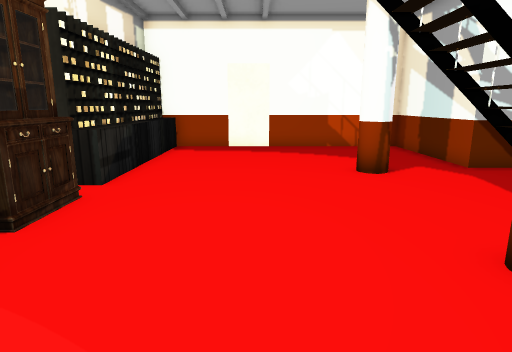
[1] (above)

19 first-person views from a walk through a Unity game level. The camera is 1.2 m above the floor, tilts 12° down and sees 75° across. The floor is counted in squares, 0.6 m on a side. Each view is taken from the middle of a square. On the plan, view 1 faces up. The plan holds only what a view shows up to about 18 squares ahead; the rest is blank. The player character is not drawn. Some animated figures are left out. Some surface patterns are stand-ins.

[2]
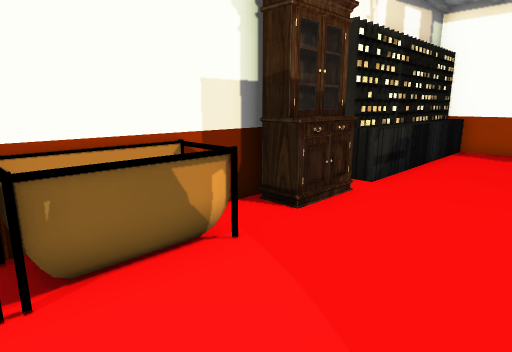

[3]
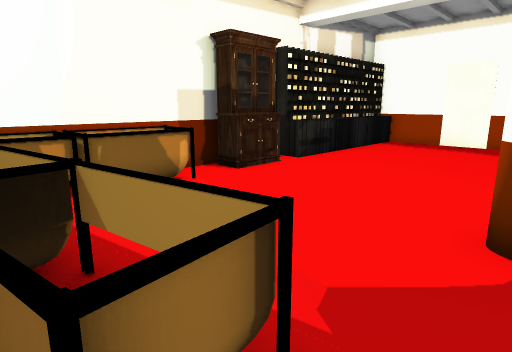

[4]
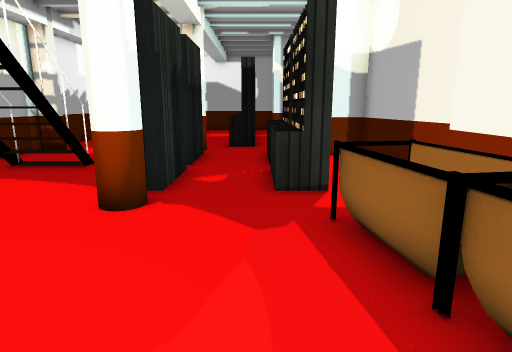

[5]
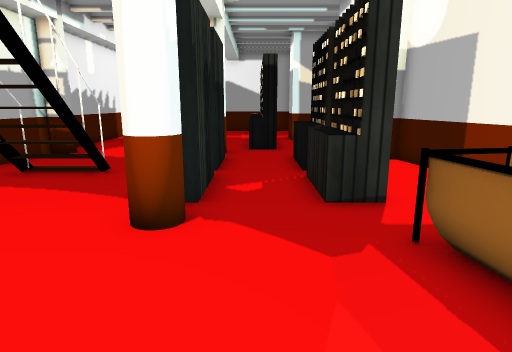

[6]
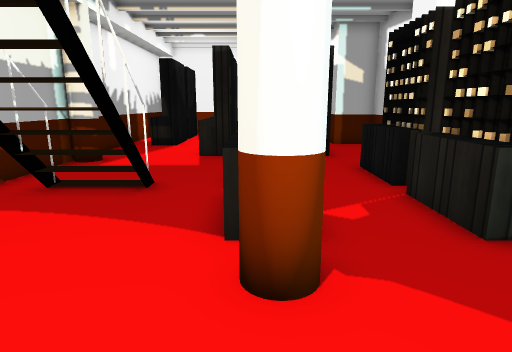

[7]
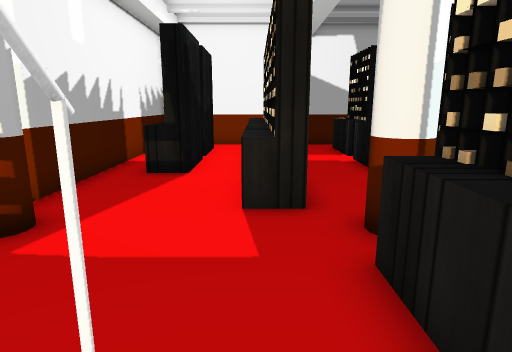

[8]
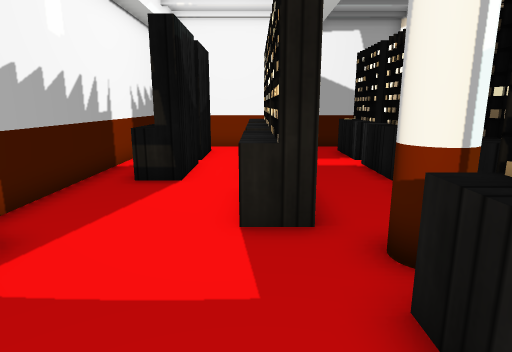

[9]
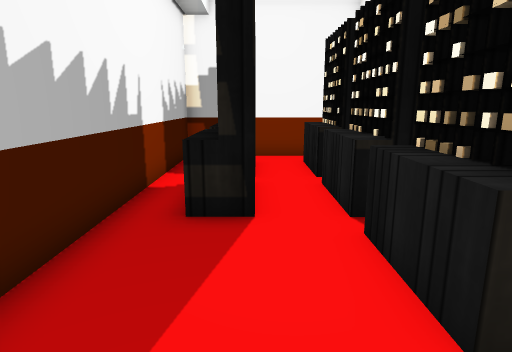

[10]
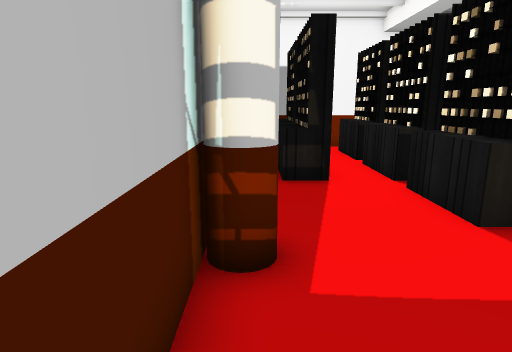

[11]
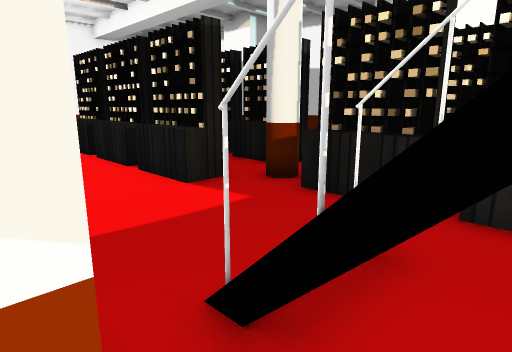

[12]
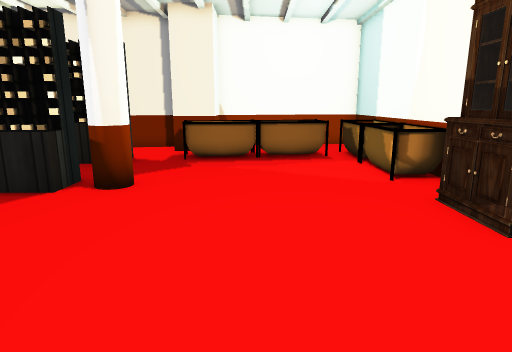

[13]
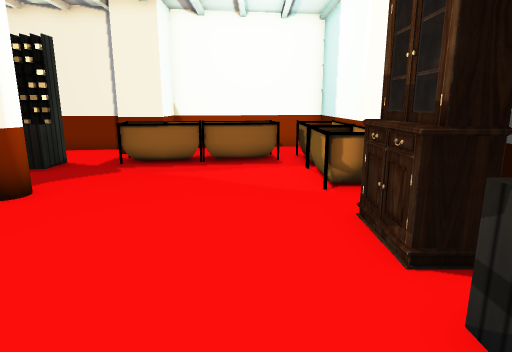

[14]
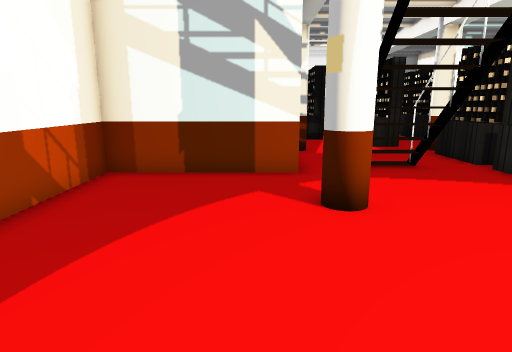

[15]
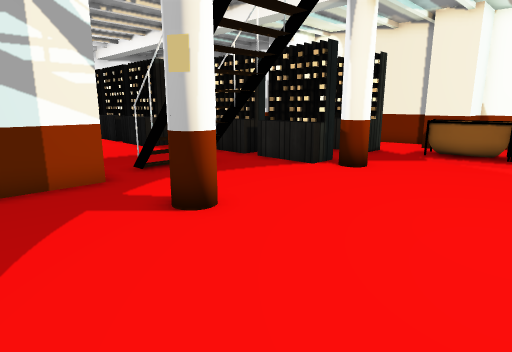

[16]
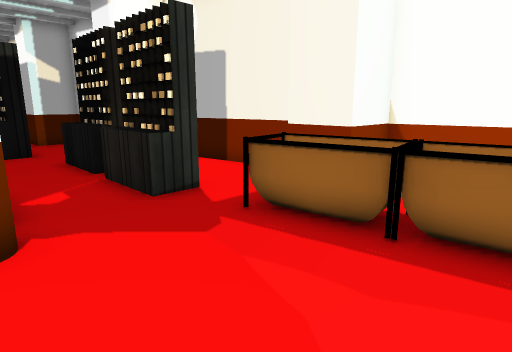

[17]
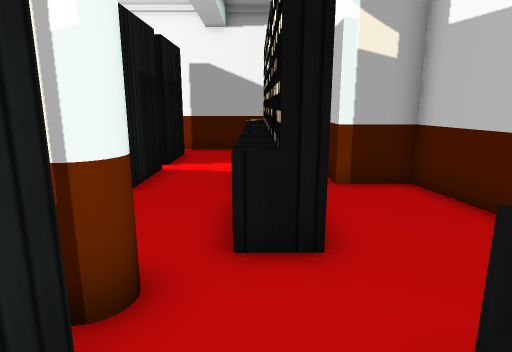

[18]
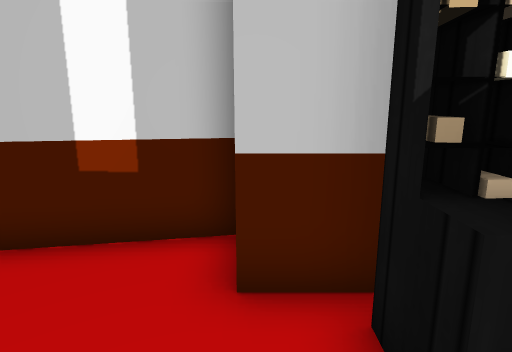

[19]
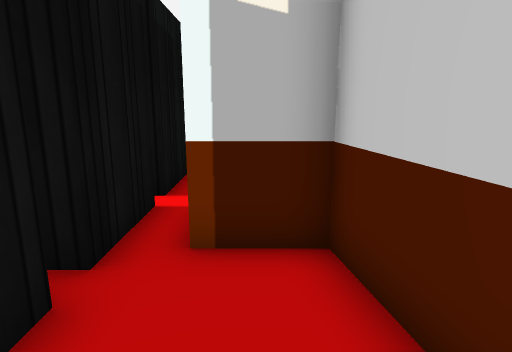

### Floor plan
Key: @ floor where view 1 was taken; # wall or solid block; x gap in a wall; . floor; = window, fence, low wall or low ledge; ^ raised ledge; T thing the floor can be seen under or through; O other object.
Columns run from 5 left of view 1 to 24 right of it. Each row starts with its distance up from view 1.
 17 ####
 16 #^  #########
 15 #^..........#
 14 #^..........#
 13 #^..........#
 12 #^..........#
 11 #^..........##################
 10 #^.......#.......##..........#
  9 #^........ T^# .......^^^#O^^#
  8 #=........ T^.........###OO#x#
  7 #O........ T^# ..............#
  6 #O................=^^^^O^#OO^#
  5 #O................TTTTTO##O###
  4 #.......########TTT..........#
  3 #=......########TT  .  .   . #
  2 #=................=^O^^^##^^^#
  1 #=........=.=.=.=.# Ox########
  0 #=...@#==.O#####^.....###.
 -1 #========.########....#
 -2 #========......# #..###
 -3 #.== ..###.... # ####
 -4 #..  ..#########
 -5 ########

Where each view was taken, in squares from view 1:
view 1: 0 up, 0 right, facing up
view 2: 0 up, 0 right, facing up-left
view 3: 2 down, 4 right, facing up-left
view 4: 1 up, 3 left, facing right
view 5: 2 up, 2 left, facing right
view 6: 4 up, 0 right, facing right
view 7: 6 up, 7 right, facing right
view 8: 6 up, 8 right, facing right
view 9: 8 up, 11 right, facing right
view 10: 10 up, 8 right, facing right
view 11: 11 up, 6 right, facing down-right
view 12: 12 up, 0 right, facing down
view 13: 11 up, 2 left, facing down
view 14: 12 up, 3 left, facing right
view 15: 14 up, 2 left, facing down-right
view 16: 4 up, 2 left, facing down-right
view 17: 2 up, 9 right, facing right
view 18: 2 up, 12 right, facing down
view 19: 1 down, 13 right, facing right
